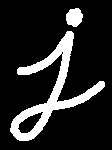
#> input picture S08_sample_images/j.png, 112 x 150 px
$ python -i morph_op.py   (imports and definitions only)   (older library calls are emulated)
#> lines starting #> are read from the running program, lines starting #| are printed output that depends on the picture; after the words box and inside, x2 and y2 are one past the last pixel; in counts of white or black regions, pixels touching at a corner belong together
import cv2
import matplotlib.pyplot as plt
import numpy as np


kernel_1 = np.ones((5,5), np.uint8)

#rectangular kernel
kernel_2 = cv2.getStructuringElement(cv2.MORPH_RECT, (9,9))

#ellipse kernel
kernel_3 = cv2.getStructuringElement(cv2.MORPH_ELLIPSE, (9,9))

#cross kernel
kernel_4 = cv2.getStructuringElement(cv2.MORPH_CROSS, (9,9))

FONT_SIZE = 8
COLOR = 'maroon'


'''
print('normal kernel:')
print(kernel_1)


print('rectangular kernel:')
print(kernel_2)


print('ellipse kernel:')
print(kernel_3)


print('cross kernel:')
print(kernel_4)
'''

#show the images on plt
def show_plot(images, titles):
    #convert all images to gray scale
    plt.style.use('grayscale')
    #to remove background gray
    plt.figure().patch.set_facecolor('white')
    for i in range(len(images)):
        #plt.subplot(len(titles),1,i+1)
        plt.subplot(1,len(titles),i+1)
        plt.title(titles[i], size = FONT_SIZE, color=COLOR)
        plt.imshow(images[i])
        plt.axis('off')

    plt.show()


#remove white pixels
def morhp_erosion():
    img = cv2.imread(r'S08_sample_images/j.png', 0)
#> img: shape (150, 112); 15.3% white; 2 white regions, box (x1, y1, x2, y2) and area: (10, 31, 105, 141) 2331, (66, 8, 83, 27) 245
    erosion_1 = cv2.erode(img, kernel_1, iterations = 1)
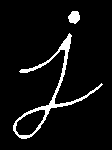
#> erosion_1: shape (150, 112); 6% white; 2 white regions, box (x1, y1, x2, y2) and area: (13, 33, 103, 139) 898, (68, 11, 80, 24) 117
    erosion_2 = cv2.erode(img, kernel_2, iterations = 1)
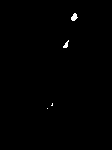
#> erosion_2: shape (150, 112); 0.39% white; 4 white regions (2 under 20 px), largest, box (x1, y1, x2, y2) and area: (71, 13, 78, 21) 36, (63, 40, 69, 48) 24
    erosion_3 = cv2.erode(img, kernel_3, iterations = 1)
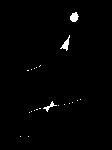
#> erosion_3: shape (150, 112); 1.1% white; 21 white regions (18 under 20 px), largest, box (x1, y1, x2, y2) and area: (70, 12, 79, 22) 63, (60, 35, 70, 51) 59, (43, 101, 57, 112) 41
    erosion_4 = cv2.erode(img, kernel_4, iterations = 1)
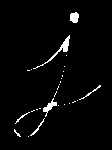
#> erosion_4: shape (150, 112); 2.8% white; 27 white regions (21 under 20 px), largest, box (x1, y1, x2, y2) and area: (33, 35, 70, 69) 141, (43, 98, 57, 117) 88, (70, 12, 79, 23) 79, (79, 85, 101, 100) 38, (30, 118, 45, 136) 38, (15, 112, 30, 124) 28

    images = [img, erosion_1, erosion_2, erosion_3, erosion_4]
    titles = ['original', 'erosion 5x5', 'erosion rectangle', 'erosion eclipse', 'erosion cross']

    show_plot(images, titles)
#> the loop in show_plot, `for i in range(len(images)):` made 5 passes


#add white pixels
# [41 lines left out: functions morph_dilation, morph_opening, morph_closing, not called in this run]

'''
first perfom dialation and erosion ->
take different between dilation image and erosion image
'''
# [74 lines left out: functions morph_gradient, morph_tophat, morph_blackhat, detect_contours, not called in this run]

    # [17 lines of commented-out code are left out]

>>> result = morhp_erosion()

$ run again, with S08_sample_images/T.jpg saved as S08_sample_images/j.png
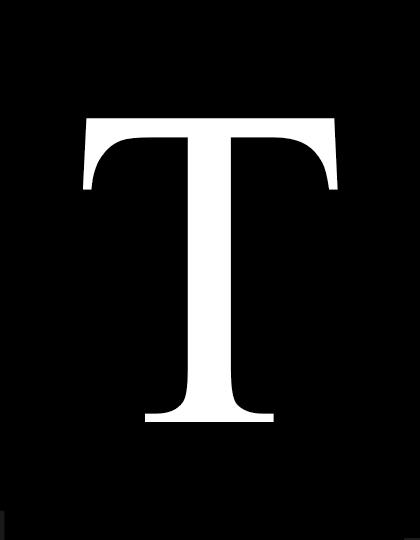
#> input picture S08_sample_images/T.jpg, 420 x 540 px
#> in morhp_erosion, img is the input picture: shape (540, 420); min 0, max 255, mean 22.4
#> in morhp_erosion, `erosion_1 = cv2.erode(img, kernel_1, iterations = 1)`:
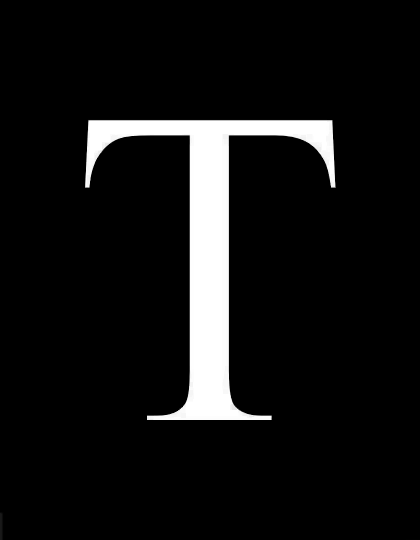
#> erosion_1: shape (540, 420); min 0, max 255, mean 19
#> in morhp_erosion, `erosion_2 = cv2.erode(img, kernel_2, iterations = 1)`:
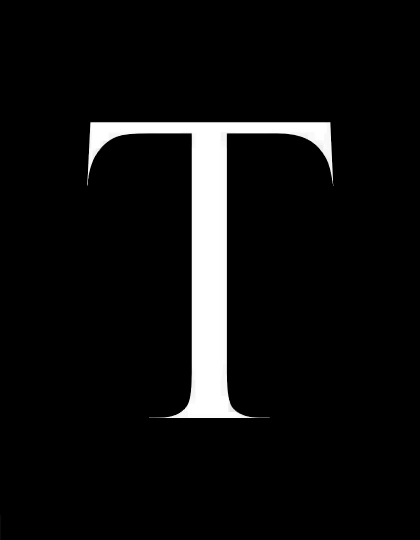
#> erosion_2: shape (540, 420); min 0, max 255, mean 15.7
#> the loop in show_plot, `for i in range(len(images)):` made 5 passes
